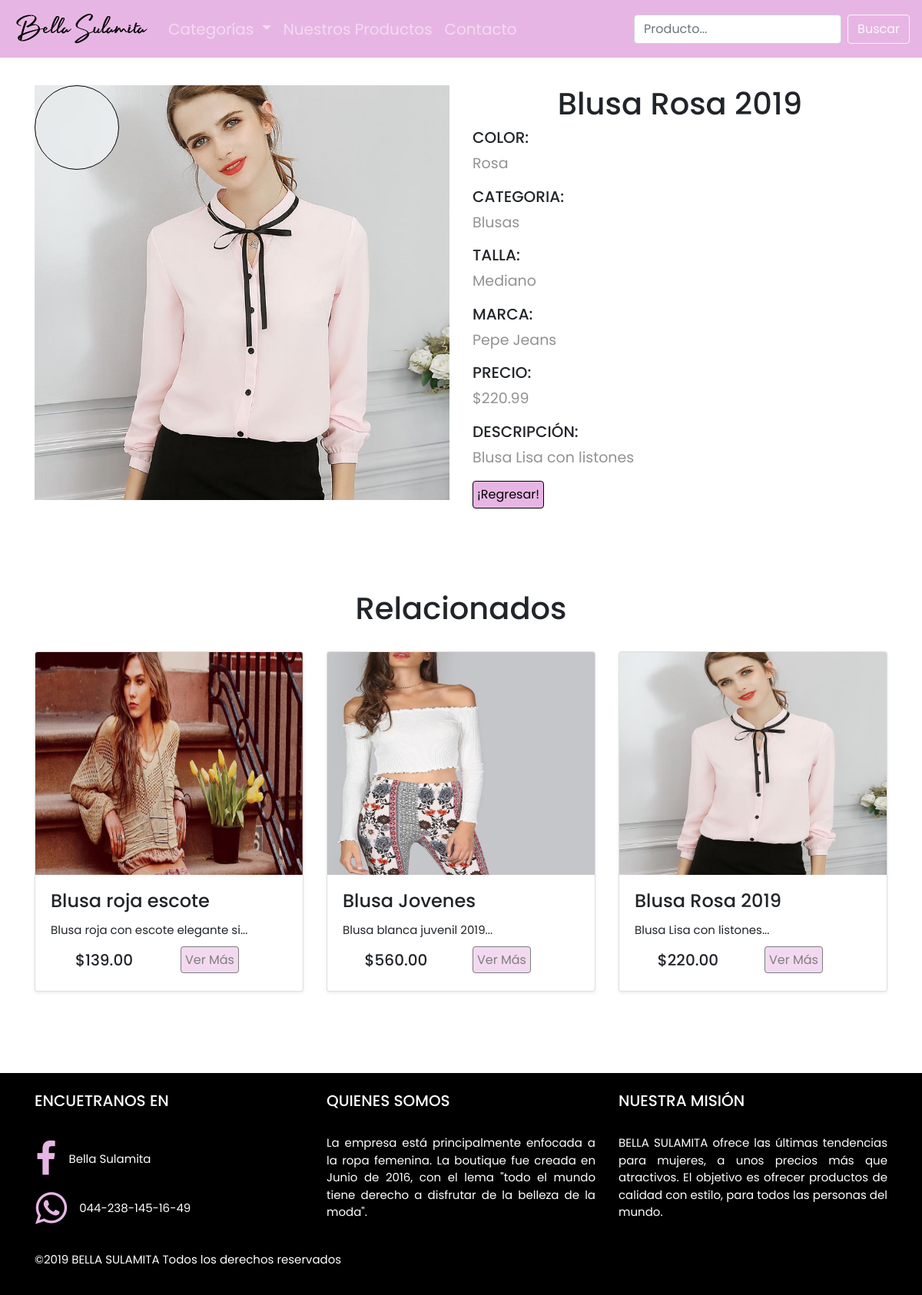
/product.php?id=103, run on an earlier commit of the app's database.
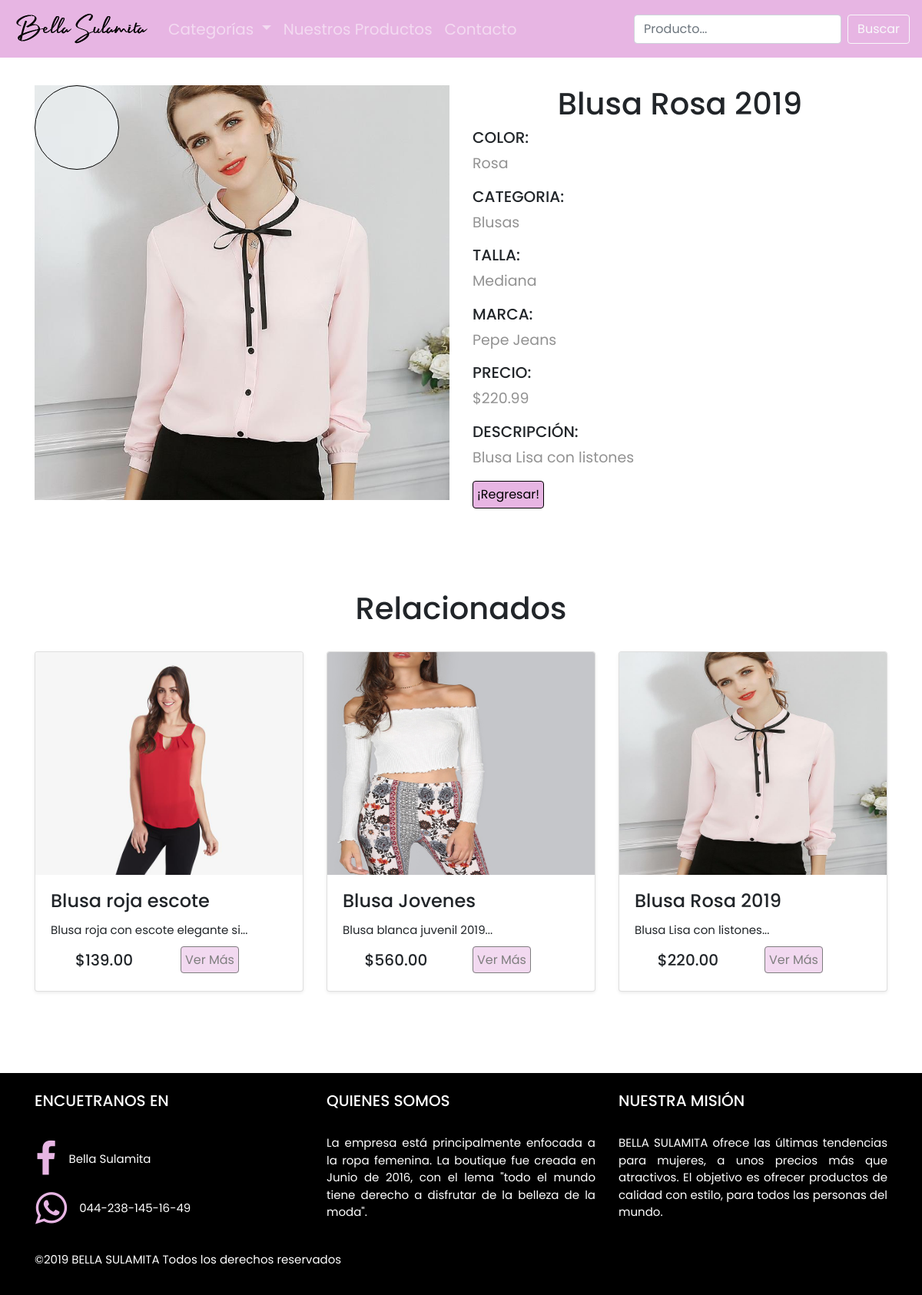
And on a later commit of the database.
### tables this page shows
CREATE TABLE `productos` (
  `id` int(11) NOT NULL,
  `id_categoria` int(11) NOT NULL,
  `imagen` varchar(600) NOT NULL,
  `nombre` varchar(100) NOT NULL,
  `description` text NOT NULL,
  `precio` float NOT NULL,
  `marca` varchar(50) NOT NULL,
  `color` varchar(100) NOT NULL,
  `talla` varchar(50) NOT NULL
);

CREATE TABLE `categoria` (
  `id` int(11) NOT NULL,
  `categoria` varchar(100) NOT NULL,
  `imagen` varchar(100) DEFAULT NULL
);

### backend/modelo/BD.php (called while the page is built, shortened)
<?php
class BD {
    private $servername = "localhost";
    private $username = "root";
    private $password = "Fabian55";
    private $database = "bellaSulamita";
    public function __construct() {
        try {
            $this->conn = new PDO("mysql:host=$this->servername;dbname=$this->database", $this->username, $this->password);
        } catch (PDOException $e) {
            echo "Connection failed: " . $e->getMessage();
        }
    }
}

### backend/modelo/MProducto.php (called while the page is built, shortened)
<?php
class MProducto extends BD {
    public function consultaProducto($id) {
        try {
            $stmt = $this->conn->prepare("SELECT productos.*, categoria FROM productos inner join categoria on productos.id_categoria=categoria.id where productos.id=:id");
            $stmt->bindParam(':id', $id);
            $stmt->execute();
            foreach ($stmt->fetchAll() as $registro) {
                return $registro;
            }
            return null;
        } catch (PDOException $e) {
            echo "Error: " . $e->getMessage();
        }
    }
    public function consultarCategoriaProducto($id){
        try {
            $stmt = $this->conn->prepare("SELECT * FROM productos where id_categoria=:id order by rand() limit 3");
            $stmt->bindParam(':id', $id);
            $stmt->execute();
            return $stmt->fetchAll();
        } catch (PDOException $e) {
            echo "Error: " . $e->getMessage();
        }
    }
}

### product.php (the view, shortened to what the changed rows need)
<?php
include_once './backend/modelo/BD.php';
include_once './backend/controlador/CProducto.php';
include_once './backend/modelo/MProducto.php';
$producto = new CProducto();
$ide = $_GET["id"];
$produ = $producto->mostrarProducto($ide);
?>
<!DOCTYPE html>
<html>
    <head>
        <link rel="stylesheet" href="https://stackpath.bootstrapcdn.com/bootstrap/4.3.1/css/bootstrap.min.css">
        <link rel="stylesheet" href="style/css.css"/>
        <link rel="stylesheet" href="Style/cssZoom.css">
        <link rel="stylesheet" href="style/font-awesome.min.css">
    </head>
    <body>
        <div id="producto" class="contenido container-fluid">
            <div class="container">
                <div class="row">
                    <div class="col-xl-6 col-12 mt-5">
                        <div class="img-magnifier-container img-fluid">
                            <img id="myimage" src="<?php echo $produ["imagen"] ?>" class="d-block w-100" alt="<?php echo $produ["nombre"] ?>">
                        </div>
                    </div>
                    <div class="col-xl-6 col-12 mt-5">
                        <h1 class="jumbotron-heading"><?php echo $produ["nombre"] ?></h1>
                        <h2 class="text-justify">COLOR:</h2><p><?php echo $produ["color"] ?></p>
                        <h2 class="text-justify">CATEGORIA:</h2><p><?php echo $produ["categoria"] ?></p>
                        <h2 class="text-justify">TALLA:</h2><p><?php echo $produ["talla"] ?></p>
                        <h2 class="text-justify">MARCA:</h2><p><?php echo $produ["marca"] ?></p>
                        <h2 class="text-justify">PRECIO:</h2><p>$<?php echo $produ["precio"] ?>.99</p>
                        <h2 class="text-justify">DESCRIPCIÓN:</h2>
                        <p class="text-justify"><?php echo $produ["description"] ?></p>
                        <form>
                            <input class="return" type = "button" value = "¡Regresar!" onclick = "history.back ()">
                        </form>
                    </div>
                </div>
            </div>
        </div>
        <br>
        <div class="album py-5">
            <div class="container">
                <h1>Relacionados</h1>
                <br>
                <div class="row">
                    <?php echo $producto->mostrarCategoriaProducto($produ["id_categoria"]) ?>
                </div>
            </div>
        </div>
        <footer>
            <div class="container">
                <div class="row">
                    <div class="col-lg-4 col-md-12">
                        <br>
                        <h1>ENCUETRANOS EN</h1><br>
                    </div>
                    <div class="col-lg-4 col-md-12">
                        <br>
                        <h1>QUIENES SOMOS</h1><br>
                    </div>
                    <div class="col-lg-4 col-md-12">
                        <br>
                        <h1>NUESTRA MISIÓN</h1><br>
                    </div>
                </div><br>
            </div>
        </footer>
    </body>
</html>

### backend/controlador/CProducto.php (shortened to what the changed rows need)
<?php
class CProducto {
    private $modelo;
    public function __construct() {
        $this->modelo= new MProducto();
    }
    public function mostrarProducto($ide){
        $producto = $this->modelo->consultaProducto($ide);
            return $producto;
    }
     public function mostrarCategoriaProducto($id){
        $producto= $this->modelo->consultarCategoriaProducto($id);
        $acu="";
        foreach ($producto as $produ){
            $acu .= '<div class="col-lg-4 col-md-6 col-sm-12">
                        <div id="productos" class="card mb-4 shadow-sm">
                            <a href="product.php?id='.$produ["id"].'"><img src="'.$produ["imagen"].'" class="card-img-top"></a>
                            <div class="card-body">
                                <h4 class="card-title">'.substr($produ["nombre"],0,25).'</h4>
                                <p class="card-text">'.substr($produ["description"],0,33).'...</p>
                                <div >
                                        <div class="row">
                                            <div class="col-6 d-flex justify-content-center align-items-center"><h5>$'. $produ["precio"] .'.00</h5></div>
                                            <div class="col-6"><a class="bot" href="product.php?id='.$produ["id"].'" class="btn btn-primary my-2">Ver Más</a></div>
                                        </div>
                                </div>
                            </div>
                        </div>
                    </div>';
        }
        return $acu;
    }
}

What changed in the data, as far as the page shows it:
changed productos "Blusa Lisa con listones": talla "Mediano" → "Mediana"
changed productos "Blusa roja escote": imagen: a different picture
